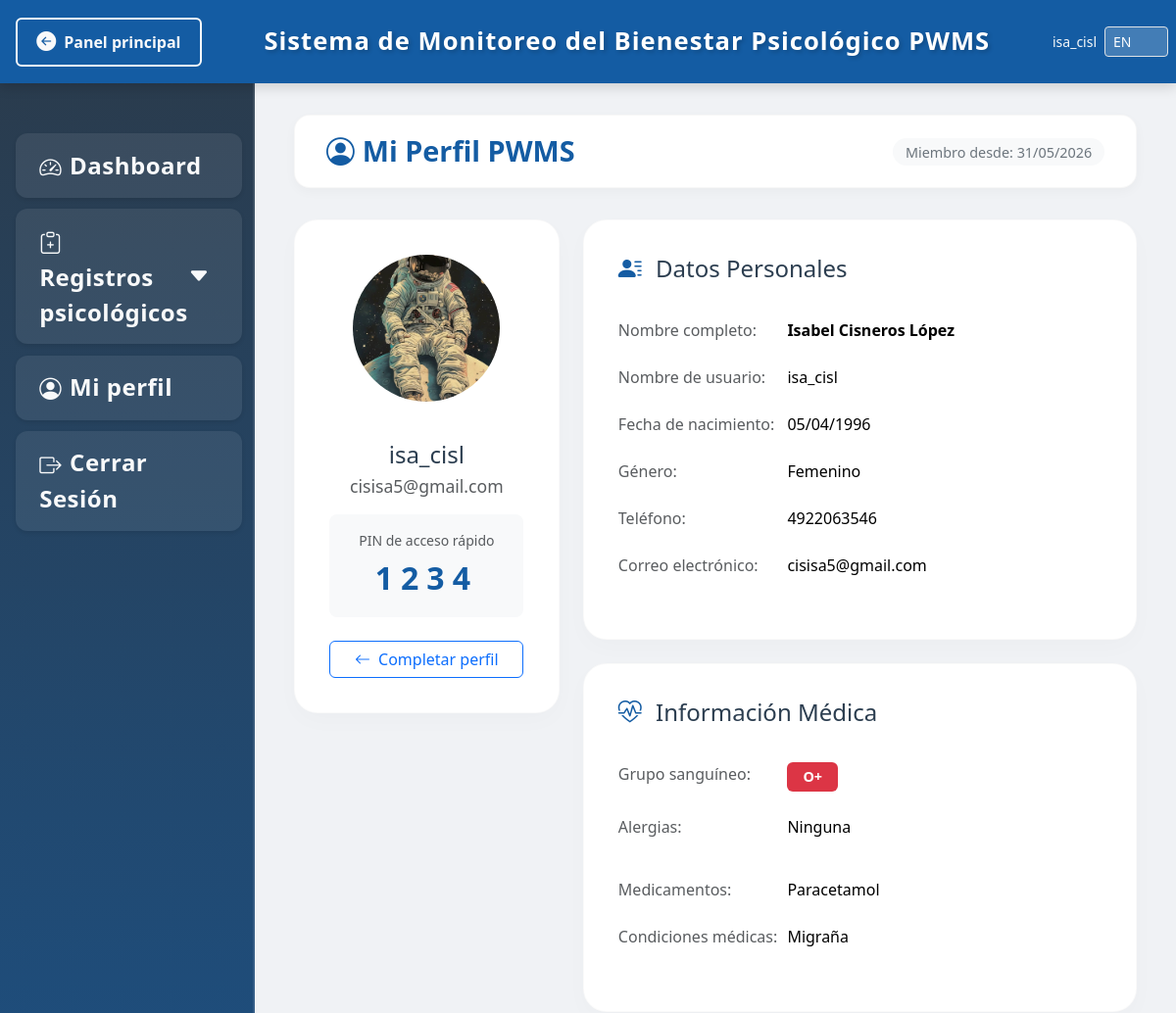
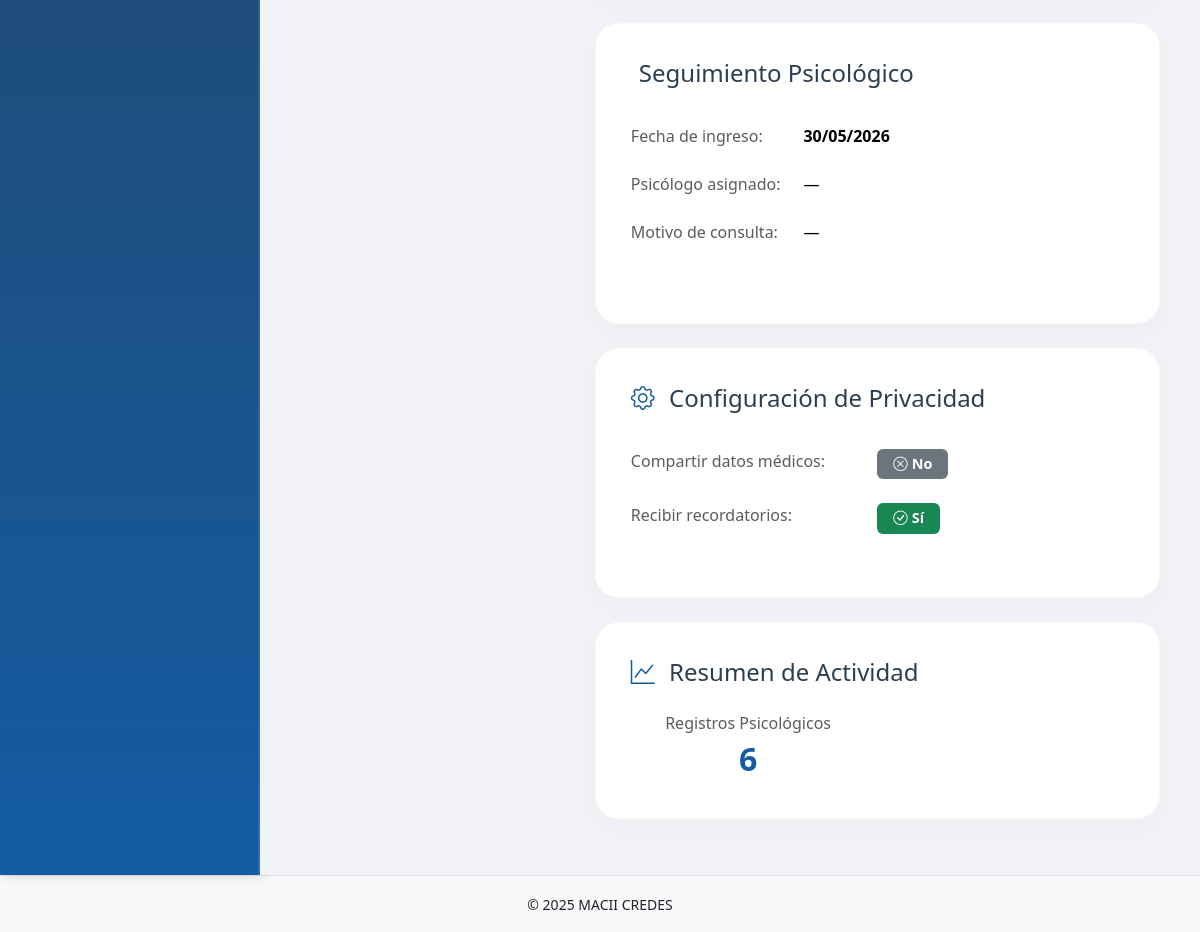
/pwms/perfil/ (signed in), run on the app's committed database (2 pictures, top to bottom).
### PWMS/models.py (models this page shows, shortened)
class PerfilPWMS(models.Model):
    usuario = models.OneToOneField(User, on_delete=models.CASCADE, related_name='perfil_pwms')
    foto = models.ImageField(upload_to='foto_perfil/', null=True, blank=True, verbose_name="Foto de perfil")
    nombre_completo = models.CharField(max_length=150, null=True, blank=True)
    fecha_nacimiento = models.DateField(null=True, blank=True)
    genero = models.CharField(max_length=20, choices=[
        ('masculino', _('Masculino')),
        ('femenino', _('Femenino')),
        ('otro', _('Otro')),
        ('prefiero_no_decirlo', _('Prefiero no decirlo'))
    ], null=True, blank=True)
    telefono = models.CharField(max_length=20, null=True, blank=True)
    pin = models.CharField(max_length=4, help_text="PIN de 4 dígitos para acceso rápido")
    grupo_sanguineo = models.CharField(max_length=5, null=True, blank=True)
    alergias = models.TextField(null=True, blank=True)
    medicamentos = models.TextField(null=True, blank=True)
    condiciones_medicas = models.TextField(null=True, blank=True)
    fecha_ingreso = models.DateField(auto_now_add=True)
    psicologo_asignado = models.CharField(max_length=100, null=True, blank=True)
    motivo_consulta = models.TextField(null=True, blank=True)
    compartir_datos_medicos = models.BooleanField(default=False)
    recibir_recordatorios = models.BooleanField(default=True)
    creado_en = models.DateTimeField(auto_now_add=True)
    actualizado_en = models.DateTimeField(auto_now=True)
    role = models.CharField(max_length=20, choices=[
        ('Commander', 'Commander'),
        ('Pilot', 'Pilot'),
        ('Scientist', 'Scientist'),
        ('Engineer', 'Engineer'),
        ('MedicalOfficer', 'Medical Officer'),
        ('PayloadSpecialist', 'Payload Specialist'),
    ], null=True, blank=True)
    experience = models.CharField(max_length=20, choices=[
        ('Novice', 'Novice'),
        ('Experienced', 'Experienced'),
        ('Veteran', 'Veteran'),
    ], null=True, blank=True)
    baseline_stress = models.FloatField(null=True, blank=True, help_text="Baseline stress (1-10)")
    baseline_fatigue = models.FloatField(null=True, blank=True, help_text="Baseline fatigue (1-10)")
    baseline_cognitive = models.FloatField(null=True, blank=True, help_text="Baseline cognitive (0-100)")
    class Meta:
        verbose_name = "Perfil PWMS"
        verbose_name_plural = "Perfiles PWMS"

### PWMS/api_views.py (the view)
# urls.py: path('perfil/', api_views.perfil, name='perfil'),
@never_cache
@login_required
def perfil(request):
    perfil_obj, _ = PerfilPWMS.objects.get_or_create(
        usuario=request.user,
        defaults={'pin': '0000'}
    )
    context = {
        'perfil': perfil_obj,
        'total_psicologico': (
            EvaluacionNASATLX.objects.filter(usuario=request.user).count()
            + ZungAnxietyScale.objects.filter(usuario=request.user).count()
        ),
    }
    return render(request, 'perfil.html', context)

### PWMS/templates/perfil.html (shortened to what this page needs)
{% extends "estructura_base_PWMS.html" %}
{% load static %}
{% load i18n %}
{% block contenido %}
<div class="dashboard-container">
    <div class="dashboard-header">
        <h1><i class="bi bi-person-circle me-2"></i>{% trans "Mi Perfil PWMS" %}</h1>
        <div>
            <span class="last-update">{% trans "Miembro desde:" %} {{ user.date_joined|date:"d/m/Y" }}</span>
        </div>
    </div>
    <div class="row">
        <div class="col-md-4 mb-4">
            <div class="welcome-card text-center">
                <div class="mb-4">
                    {% if perfil.foto %}
                    <img src="{{ perfil.foto.url }}"
                        class="img-fluid rounded-circle mb-3"
                        style="width:150px; height:150px; object-fit:cover;">
                    {% else %}
                        <i class="bi bi-person-circle" style="font-size: 6rem; color: var(--azul-primario);"></i>
                    {% endif %}
                </div>
                <h3 class="h4 mb-1" style="color: var(--gris-oscuro);">{{ user.get_full_name|default:user.username }}</h3>
                <p class="text-muted mb-2">{{ user.email }}</p>
                <div class="mt-3 p-3 bg-light rounded-3">
                    <small class="text-muted d-block mb-1">{% trans "PIN de acceso rápido" %}</small>
                    <span class="fs-2 fw-bold" style="color: var(--azul-primario); letter-spacing: 8px;">
                        {{ perfil.pin|default:"****" }}
                    </span>
                </div>
                <div class="d-grid gap-2 mt-4">
                    <a href="{% url 'PWMS:completar_perfil' %}" class="btn btn-outline-primary">
                        <i class="bi bi-arrow-left me-2"></i>{% trans "Completar perfil" %}
                    </a>
                </div>
            </div>
        </div>
        <div class="col-md-8 mb-4">
            <div class="welcome-card mb-4">
                <h4 class="mb-4" style="color: var(--gris-oscuro);">
                    <i class="bi bi-person-lines-fill me-2" style="color: var(--azul-primario);"></i>
                    {% trans "Datos Personales" %}
                </h4>
                <div class="table-responsive">
                    <table class="table table-borderless">
                        <tr>
                            <td class="text-muted" style="width: 35%;">{% trans "Nombre completo:" %}</td>
                            <td class="fw-bold">{{ perfil.nombre_completo|default:"—" }}</td>
                        </tr>
                        <tr>
                            <td class="text-muted">{% trans "Nombre de usuario:" %}</td>
                            <td>{{ user.username }}</td>
                        </tr>
                        <tr>
                            <td class="text-muted">{% trans "Fecha de nacimiento:" %}</td>
                            <td>{{ perfil.fecha_nacimiento|date:"d/m/Y"|default:"—" }}</td>
                        </tr>
                        <tr>
                            <td class="text-muted">{% trans "Género:" %}</td>
                            <td>{{ perfil.get_genero_display|default:"—" }}</td>
                        </tr>
                        <tr>
                            <td class="text-muted">{% trans "Teléfono:" %}</td>
                            <td>{{ perfil.telefono|default:"—" }}</td>
                        </tr>
                        <tr>
                            <td class="text-muted">{% trans "Correo electrónico:" %}</td>
                            <td>{{ user.email|default:"—" }}</td>
                        </tr>
                    </table>
                </div>
            </div>
            <div class="welcome-card mb-4">
                <h4 class="mb-4" style="color: var(--gris-oscuro);">
                    <i class="bi bi-heart-pulse me-2" style="color: var(--azul-primario);"></i>
                    {% trans "Información Médica" %}
                </h4>
                <div class="table-responsive">
                    <table class="table table-borderless">
                        <tr>
                            <td class="text-muted" style="width: 35%;">{% trans "Grupo sanguíneo:" %}</td>
                            <td><span class="badge bg-danger px-3 py-2">{{ perfil.grupo_sanguineo|default:_("No especificado") }}</span></td>
                        </tr>
                        <tr>
                            <td class="text-muted">{% trans "Alergias:" %}</td>
                                            <td>{{ perfil.alergias|default:_("Ninguna registrada")|linebreaks }}</td>
                        </tr>
                        <tr>
                            <td class="text-muted">{% trans "Medicamentos:" %}</td>
                            <td>{{ perfil.medicamentos|default:_("Ninguno registrado") }}</td>
                        </tr>
                        <tr>
                            <td class="text-muted">{% trans "Condiciones médicas:" %}</td>
                            <td>{{ perfil.condiciones_medicas|default:_("Ninguna registrada") }}</td>
                        </tr>
                    </table>
                </div>
            </div>
            <div class="welcome-card mb-4">
                <h4 class="mb-4" style="color: var(--gris-oscuro);">
                    {% trans "Seguimiento Psicológico" %}
                </h4>
                <div class="table-responsive">
                    <table class="table table-borderless">
                        <tr>
                            <td class="text-muted" style="width: 35%;">{% trans "Fecha de ingreso:" %}</td>
                            <td class="fw-bold">{{ perfil.fecha_ingreso|date:"d/m/Y" }}</td>
                        </tr>
                        <tr>
                            <td class="text-muted">{% trans "Psicólogo asignado:" %}</td>
                            <td>{{ perfil.psicologo_asignado|default:"—" }}</td>
                        </tr>
                        <tr>
                            <td class="text-muted">{% trans "Motivo de consulta:" %}</td>
                            <td>{{ perfil.motivo_consulta|default:"—"|linebreaks }}</td>
                        </tr>
                    </table>
                </div>
            </div>
            <div class="welcome-card">
                <h4 class="mb-4" style="color: var(--gris-oscuro);">
                    <i class="bi bi-gear me-2" style="color: var(--azul-primario);"></i>
                    {% trans "Configuración de Privacidad" %}
                </h4>
                <div class="table-responsive">
                    <table class="table table-borderless">
                        <tr>
                            <td class="text-muted" style="width: 50%;">{% trans "Compartir datos médicos:" %}</td>
                            <td>
                                {% if perfil.compartir_datos_medicos %}
                                    <span class="badge bg-success px-3 py-2"><i class="bi bi-check-circle me-1"></i>{% trans "Sí" %}</span>
                                {% else %}
                                    <span class="badge bg-secondary px-3 py-2"><i class="bi bi-x-circle me-1"></i>{% trans "No" %}</span>
                                {% endif %}
                            </td>
                        </tr>
                        <tr>
                            <td class="text-muted">{% trans "Recibir recordatorios:" %}</td>
                            <td>
                                {% if perfil.recibir_recordatorios %}
                                    <span class="badge bg-success px-3 py-2"><i class="bi bi-check-circle me-1"></i>{% trans "Sí" %}</span>
                                {% else %}
                                    <span class="badge bg-secondary px-3 py-2"><i class="bi bi-x-circle me-1"></i>{% trans "No" %}</span>
                                {% endif %}
                            </td>
                        </tr>
                    </table>
                </div>
            </div>
            <div class="welcome-card mt-4">
                <h4 class="mb-4" style="color: var(--gris-oscuro);">
                    <i class="bi bi-graph-up me-2" style="color: var(--azul-primario);"></i>
                    {% trans "Resumen de Actividad" %}
                </h4>
                <div class="row">
                    <div class="col-6 text-center">
                        <span class="text-muted d-block">{% trans "Registros Psicológicos" %}</span>
                        <span class="fs-2 fw-bold" style="color: var(--azul-primario);">{{ total_psicologico|default:"0" }}</span>
                    </div>
                </div>
            </div>
        </div>
    </div>
</div>
{% endblock %}

### PWMS/templates/estructura_base_PWMS.html (shortened to what this page needs)
{% load static %}
{% load i18n %}
{% get_current_language as CURRENT_LANGUAGE %}
<!doctype html>
<html lang="{{ CURRENT_LANGUAGE }}">
    <head>
        <link rel="stylesheet" href="{% static 'css/bootstrap.css' %}">
        <link rel="stylesheet" href="{% static 'css/bootstrap-icons.css' %}">
        <link rel="stylesheet" href="{% static 'css/estilos_panel_pwms.css' %}?v=2">
    </head>
    <body>
        <header class="navbar navbar-dark bg-primary fixed-top d-flex justify-content-between align-items-center px-3" style="height: 85px;">
            <a href="{% url 'panel_principal' %}" class="btn btn-outline-light d-flex align-items-center gap-2">
                <i class="bi bi-arrow-left-circle-fill fs-5"></i>
                <span class="d-none d-sm-inline">{% trans "Panel principal" %}</span>
            </a>
            <div class="text-center flex-grow-1">
                <span class="encabezado">{% trans "Sistema de Monitoreo del Bienestar Psicológico PWMS" %}</span>
            </div>
            <div class="d-flex align-items-center" style="width: 110px;">
                {% if user.is_authenticated %}
                <span class="text-light me-2 small d-none d-sm-inline">{{ user.username }}</span>
                {% endif %}
                <form action="{% url 'set_language' %}" method="post" class="d-inline">
                    <select name="language" class="form-select form-select-sm" onchange="this.form.submit()" style="width: auto; background: rgba(255,255,255,0.2); color: white;">
                        <option value="en" {% if CURRENT_LANGUAGE == 'en' %}selected{% endif %}>EN</option>
                    </select>
                </form>
            </div>
        </header>
        <div style="display: flex; width: 100%;">
            <nav class="sidebar" style="width: 260px; min-width: 260px; max-width: 260px;">
                <div class="position-sticky pt-3">
                    <ul class="nav flex-column">
                        <li class="nav-item">
                            <a class="nav-link {% if request.path == '/pwms/dashboard/' %}active{% endif %}" href="{% url 'PWMS:pwms_dashboard' %}">
                                <i class="bi bi-speedometer2 me-2"></i>{% trans "Dashboard" %}
                            </a>
                        </li>
                        <li class="nav-item">
                            <a class="nav-link d-flex justify-content-between align-items-center" data-bs-toggle="collapse" href="#submenuPsico">
                                <span><i class="bi bi-clipboard-plus"></i>{% trans "Registros psicológicos" %}</span>
                                <i class="bi bi-caret-down-fill small"></i>
                            </a>
                        </li>
                        <li class="nav-item">
                            <a class="nav-link" href="{% url 'PWMS:perfil' %}">
                                <i class="bi bi-person-circle me-2"></i>{% trans "Mi perfil" %}
                            </a>
                        </li>
                        <li class="nav-item">
                            <a class="nav-link text-danger" href="{% url 'PWMS:panel_logout' %}">
                                <i class="bi bi-box-arrow-right me-2"></i>{% trans "Cerrar Sesión" %}
                            </a>
                        </li>
                    </ul>
                </div>
            </nav>
            <main style="background-color: #f0f2f5; min-height: calc(100vh - 85px); width: calc(100% - 260px); padding: 2rem;">
                {% block contenido %}
                {% endblock %}
            </main>
        </div>
        <footer class="text-center py-3 bg-light border-top mt-auto">
            <small>&copy; 2025 MACII CREDES</small>
        </footer>
    </body>
</html>

### data on the page
PerfilPWMS: foto (picture), pin "1234", nombre_completo "Isabel Cisneros López", fecha_nacimiento "05/04/1996", genero "Femenino", telefono "4922063546", grupo_sanguineo "O+", alergias "Ninguna", medicamentos "Paracetamol", condiciones_medicas "Migraña", fecha_ingreso "30/05/2026", psicologo_asignado "—", motivo_consulta "—"

### other printed values
{{ user.username }} "isa_cisl"
{{ user.date_joined|date:"d/m/Y" }} "31/05/2026"
{{ user.get_full_name|default:user.username }} "isa_cisl"
{{ user.email }} "cisisa5@gmail.com"
{{ user.email|default:"—" }} "cisisa5@gmail.com"
{{ total_psicologico|default:"0" }} "6"
